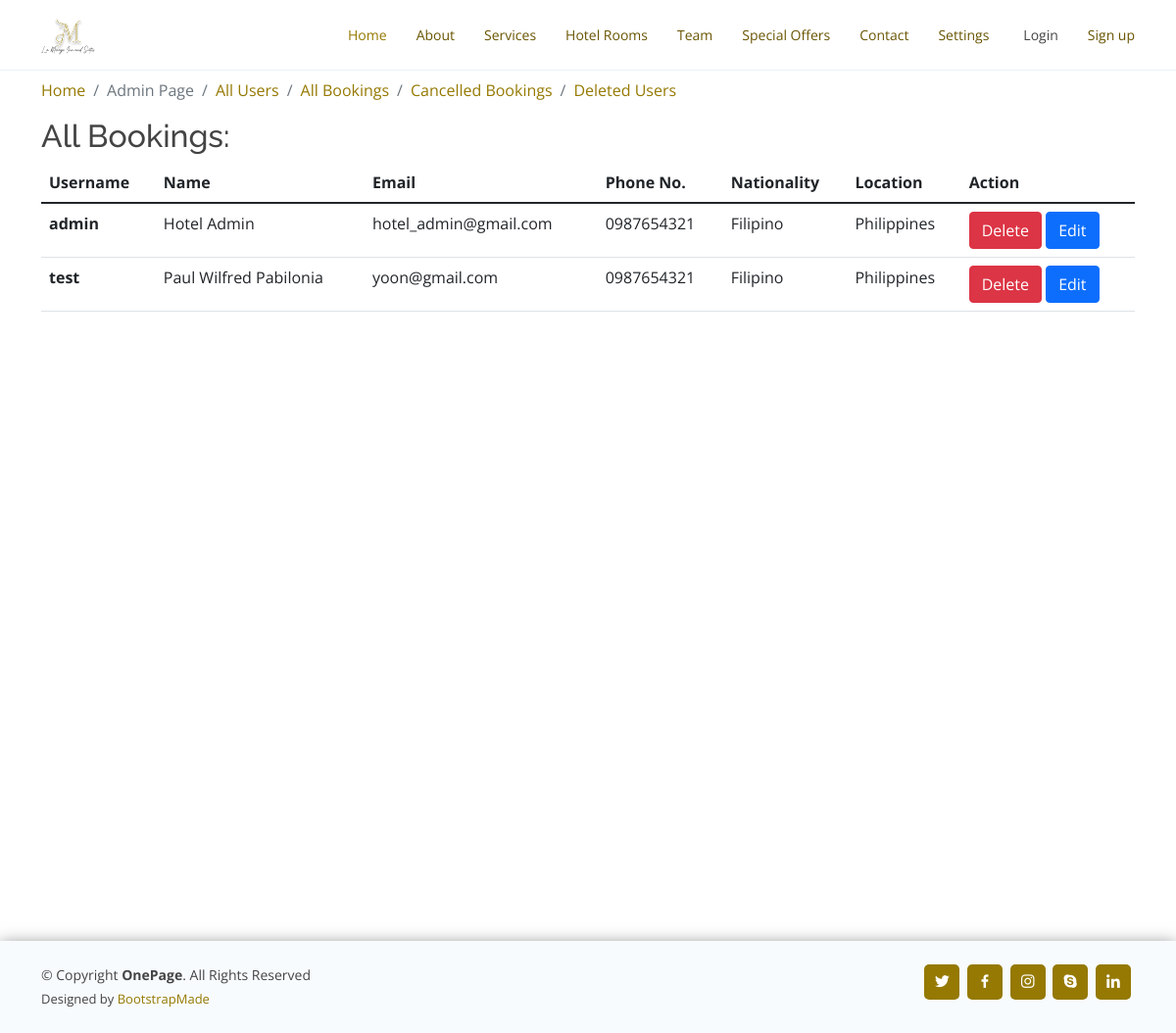
Before: /all_users with the older database file.
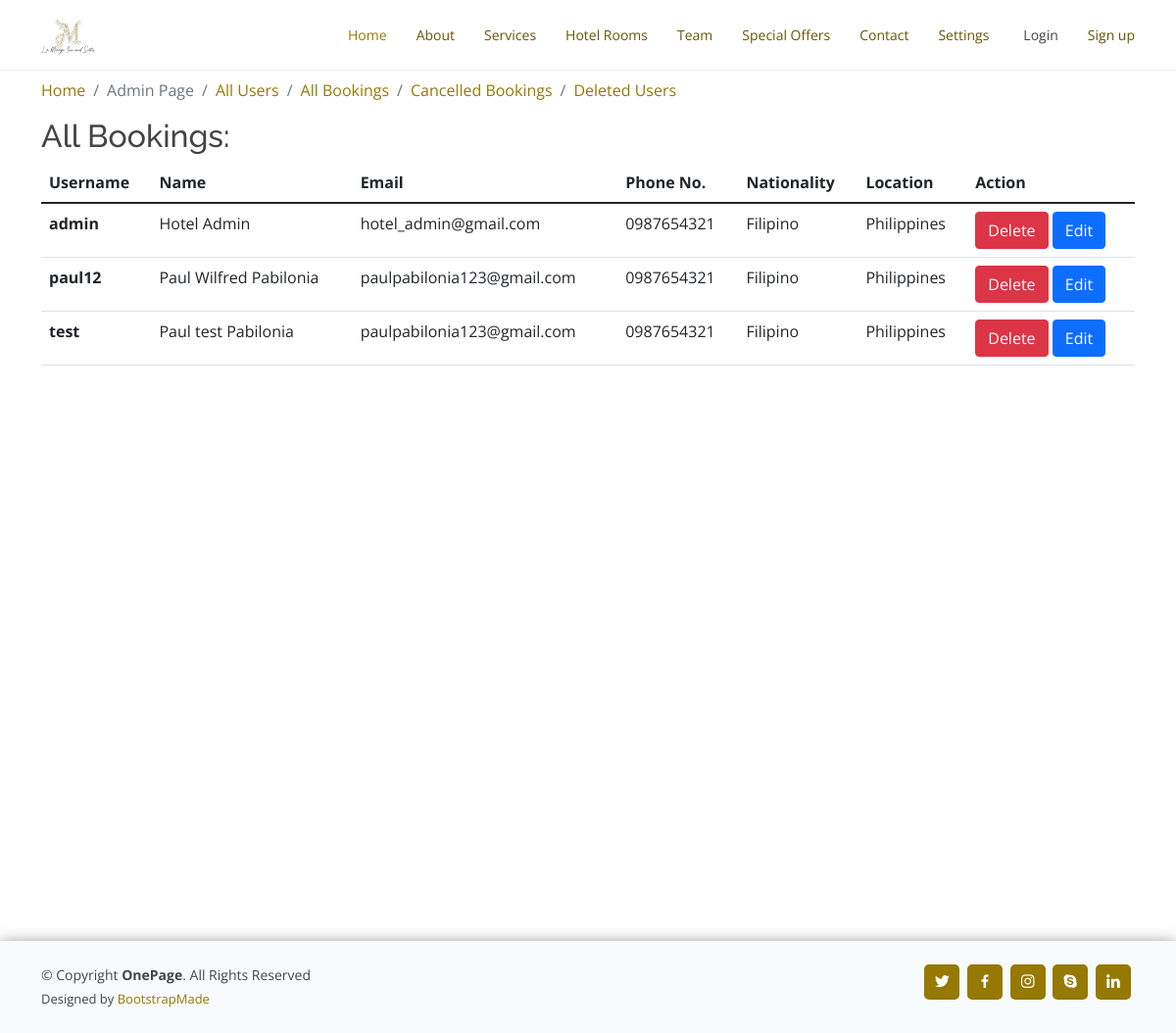
After: the same page with the newer database file.
### reservation/models.py (models this page shows, shortened)
class UserProfile(models.Model):
    client = models.ForeignKey(User, on_delete=models.CASCADE,related_name="userprofile_user",default=None)
    phone_no = models.CharField(max_length=200, null=True)
    nationality= models.CharField(max_length=200, null=True)
    location =  models.CharField(max_length=200, null=True)
    profile_img = models.ImageField(null=True, blank = True, upload_to = "images/")
    is_deleted = models.BooleanField(default=False,blank= True)
    created_at = models.DateTimeField(auto_now_add=True)
    update_at = models.DateTimeField(auto_now=True)

class User(AbstractUser):
    pass

### reservation/views.py (the view)
# urls.py: path("all_users", views.all_users, name="all_users"),
def all_users(request):
    all_profile = UserProfile.objects.filter(is_deleted=False)
    return render(request, "reservation/all_users.html",
                  {'all_profile': all_profile})

### reservation/templates/reservation/all_users.html (shortened to what this page needs)
{% extends 'reservation/admin_layout.html' %}
{% load static %}
{% block body %}
<h2>All Bookings:</h2>
<table class="table">
  <thead class="thead-dark">
    <tr>
      <th scope="col">Username</th>
      <th scope="col">Name</th>
      <th scope="col">Email</th>
      <th scope="col">Phone No.</th>
      <th scope="col">Nationality</th>
      <th scope="col">Location</th>
      <th scope="col">Action</th>
    </tr>
  </thead>
  <tbody>
    {% for profile in all_profile %}
    <tr>
      <th scope="row">{{ profile.client.username }}</th>
      <td>{{profile.client.first_name}} {{profile.client.last_name}}</td>
      <td>{{profile.client.email}}</td>
      <td>{{profile.phone_no}}</td>
      <td>{{profile.nationality}}</td>
      <td>{{profile.location}}</td>
      <td>
        <a href="#" class="btn btn-danger">Delete</a>
        <a href="{% url 'profile_edit' profile.id %}" class="btn btn-primary">Edit</a>
      </td>
    </tr>
    {% endfor %}
  </tbody>
</table>
{% endblock %}

Changed rows visible on the page:
now on this page (row edited): UserProfile: client.username "paul12", client.first_name "Paul Wilfred", client.last_name "Pabilonia", client.email "paulpabilonia123@gmail.com", phone_no "0987654321", nationality "Filipino", location "Philippines"
changed UserProfile "test": client.first_name "Paul Wilfred" → "Paul test"; client.email "yoon@gmail.com" → "paulpabilonia123@gmail.com"
